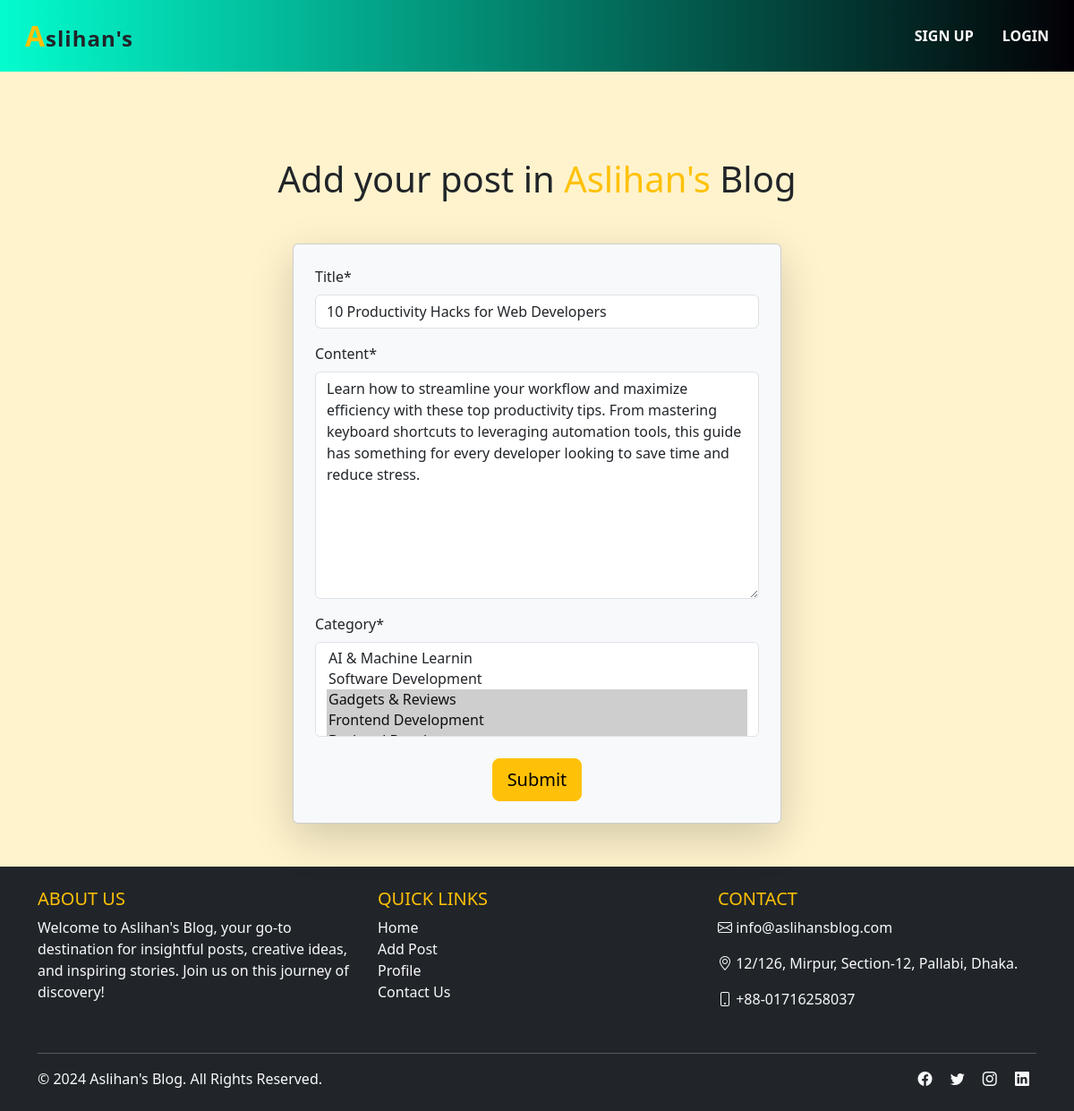
The page /post/edit/7/ on the database its author committed.
### posts/models.py (models this page shows, shortened)
class Post(models.Model):
    title = models.CharField(max_length=50)
    content = models.TextField()
    category = models.ManyToManyField(Category)
    author = models.ForeignKey(User, on_delete=models.CASCADE)

### posts/views.py (the view)
# urls.py: path('edit/<int:id>/', views.EditPost.as_view(), name = 'edit_post'),
class EditPost(UpdateView):
    model = models.Post
    form_class = forms.postForm
    template_name = 'post.html'
    success_url = reverse_lazy('profile')
    pk_url_kwarg = 'id'

### posts/forms.py
class postForm(forms.ModelForm):
    class Meta:
        model = Post
        exclude = ['author']

### categories/models.py (called while the page is built)
    def __str__(self):
        return self.name

### posts/templates/post.html (shortened to what this page needs)
{% extends 'base.html' %}
{% block content %}
{% load crispy_forms_tags %}
<div class="container mt-5">
  <div class="text-center mt-4 mb-5">
    <h1>
      Add your post in <span class="aslihan-text text-warning">Aslihan's</span> Blog
    </h1>
  </div>
    <div class="row justify-content-center">
      <div class="col-md-6">
        <div class="card shadow-lg bg-light p-4">
          <form method="post">
            {{ form|crispy }}
            <div class="text-center mt-4">
              <button type="submit" class="btn btn-warning btn-lg">Submit</button>
            </div>
          </form>
        </div>
      </div>
    </div>
  </div>
{% endblock %}

### templates/base.html (style rules this page uses)
html, body { height: 100%; margin: 0; }
body { display: flex; flex-direction: column; }

### rows shown on the page
Post: title "10 Productivity Hacks for Web Developers", content "Learn how to streamline your workflow and maximize efficiency with these top productivity tips. From mastering keyboard shortcuts to leveraging automation tools, this guide has something for every developer looking to save time and reduce stress."
